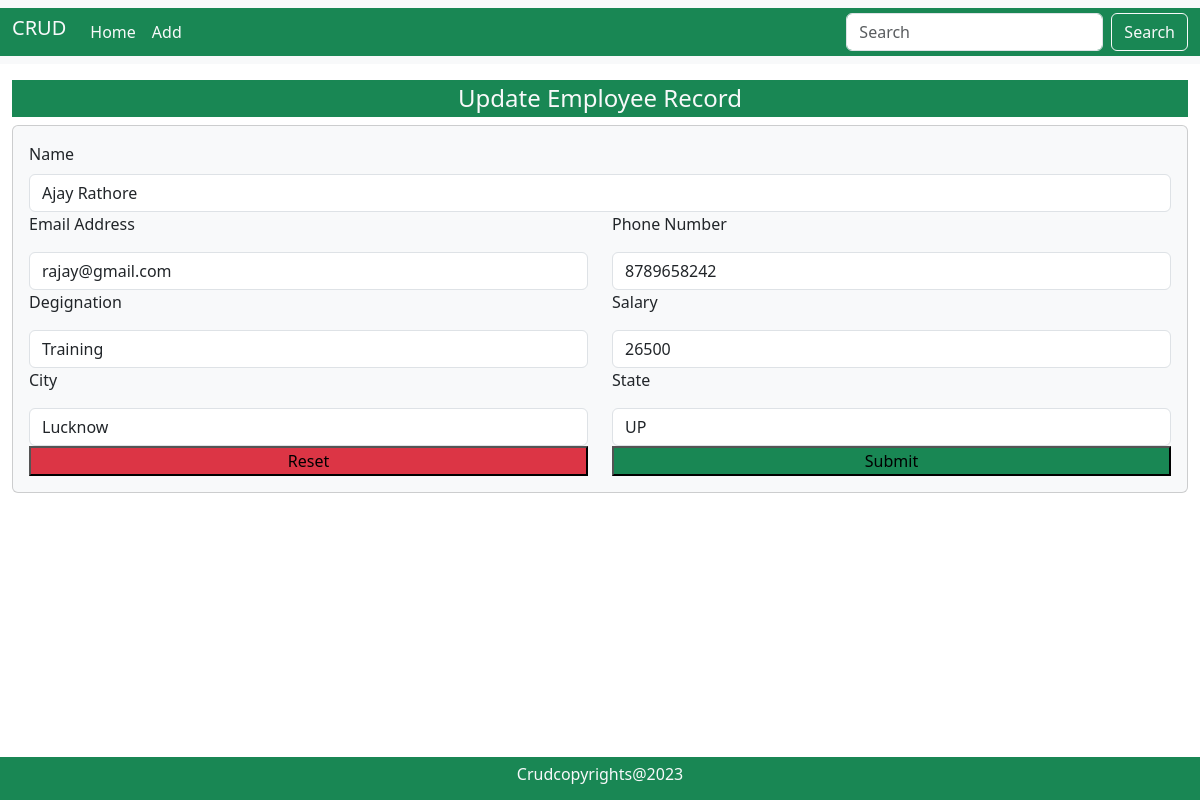
The app's page /update/2/ with its own data.
### mainApp/models.py (models this page shows, shortened)
class Employee(models.Model):
    id=models.AutoField(primary_key=True)
    name=models.CharField(max_length=20)
    email=models.EmailField(max_length=30)
    phone=models.CharField(max_length=12)
    dsg=models.CharField(max_length=20)
    salary=models.IntegerField()
    city=models.CharField(max_length=25,default="",null=True, blank=True)
    state=models.CharField(max_length=25,default="",null=True, blank=True)
    """
    In MySQL Database Querry

        create table Employee(
        id int auto_increment primary key,
        name varchar(30) not null,
        email varchar(30) not null,
        phone int not null,
        dsg varchar(12) not null,
        salary int not null,
        city varchar(20),
        state varchar(20)


        )
    """

### mainApp/views.py (the view, shortened to what this page needs)
# urls.py: path('update/<int:num>/',views.updatePage),
def updatePage(Request,num):
    data =  Employee.objects.get(id=num)
    if(data):
        return render(Request,"update.html",{'data':data})
    return HttpResponseRedirect("/")

### mainApp/templates/update.html (shortened to what this page needs)
{% extends 'index.html' %}
{% load static %}
{% block body %}
    <div class="container-fluid my-3">
        <h4 class="bg-success text-light text-center p-1">Update Employee Record</h4>
        <div class="card p-3 bg-light">
            <form action="" method="post">
                <div>
                    <label class="mb-2">Name</label>
                    <input type="text" name="name" value="{{data.name}}" required placeholder="Enter Full Name" class="form-control">
                </div>
                <div class="row">
                    <div class="col-md-6">
                        <label class="mb-3">Email Address</label>
                        <input type="email" name="email" value="{{data.email}}" required placeholder="Enter Email Address" class="form-control">
                    </div>
                    <div class="col-md-6">
                        <label class="mb-3">Phone Number</label>
                        <input type="text" name="phone" value="{{data.phone}}" required placeholder="Enter Phone Number" class="form-control">
                        </div>
                </div>
                <div class="row">
                    <div class="col-md-6">
                        <label class="mb-3">Degignation</label>
                        <input type="text" name="dsg" value="{{data.dsg}}" required placeholder="Enter Degignation" class="form-control">
                    </div>
                    <div class="col-md-6">
                        <label class="mb-3">Salary</label>
                        <input type="text" name="salary" value="{{data.salary}}" required placeholder="Enter Salary" class="form-control">
                        </div>
                </div>
                <div class="row">
                    <div class="col-md-6">
                        <label class="mb-3">City</label>
                        <input type="text" name="city" value="{{data.city}}" placeholder="Enter City" class="form-control">
                    </div>
                    <div class="col-md-6">
                        <label class="mb-3">State</label>
                        <input type="text" name="state" value="{{data.state}}" placeholder="Enter State" class="form-control">
                    </div>
                </div>
                <div class="row">
                    <div class="col-md-6">
                        <button type="reset" class="bg-danger w-100">Reset</button>
                    </div>
                    <div class="col-md-6">
                        <button type="submit" class="bg-success w-100">Submit</button>
                    </div>
                </div>
            </form>
        </div>
    </div>
{% endblock %}

### records on screen
Employee: name "Ajay Rathore", email "rajay@gmail.com", phone "8789658242", dsg "Training", salary "26500", city "Lucknow", state "UP"
